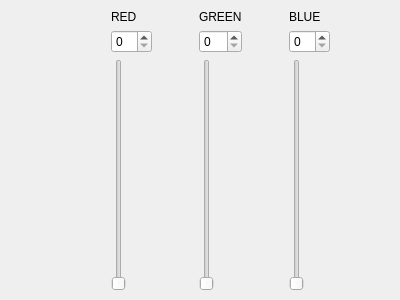
<?xml version="1.0" encoding="UTF-8"?>
<ui version="4.0">
 <class>WizardPage</class>
 <widget class="QWizardPage" name="WizardPage">
  <property name="geometry">
   <rect>
    <x>0</x>
    <y>0</y>
    <width>400</width>
    <height>300</height>
   </rect>
  </property>
  <property name="windowTitle">
   <string>WizardPage</string>
  </property>
  <widget class="QWidget" name="">
   <property name="geometry">
    <rect>
     <x>70</x>
     <y>10</y>
     <width>301</width>
     <height>281</height>
    </rect>
   </property>
   <layout class="QGridLayout" name="gridLayout">
    <item row="1" column="0">
     <widget class="QSpinBox" name="spinBox"/>
    </item>
    <item row="1" column="1">
     <widget class="QSpinBox" name="spinBox_2"/>
    </item>
    <item row="1" column="2">
     <widget class="QSpinBox" name="spinBox_3"/>
    </item>
    <item row="0" column="0">
     <widget class="QLabel" name="label">
      <property name="text">
       <string>RED</string>
      </property>
     </widget>
    </item>
    <item row="0" column="1">
     <widget class="QLabel" name="label_2">
      <property name="text">
       <string>GREEN</string>
      </property>
     </widget>
    </item>
    <item row="0" column="2">
     <widget class="QLabel" name="label_3">
      <property name="text">
       <string>BLUE</string>
      </property>
     </widget>
    </item>
    <item row="2" column="2">
     <widget class="QSlider" name="verticalSlider_3">
      <property name="orientation">
       <enum>Qt::Vertical</enum>
      </property>
     </widget>
    </item>
    <item row="2" column="0">
     <widget class="QSlider" name="verticalSlider">
      <property name="orientation">
       <enum>Qt::Vertical</enum>
      </property>
     </widget>
    </item>
    <item row="2" column="1">
     <widget class="QSlider" name="verticalSlider_2">
      <property name="orientation">
       <enum>Qt::Vertical</enum>
      </property>
     </widget>
    </item>
   </layout>
  </widget>
 </widget>
 <resources/>
 <connections>
  <connection>
   <sender>verticalSlider</sender>
   <signal>sliderMoved(int)</signal>
   <receiver>verticalSlider</receiver>
   <slot>setValue(int)</slot>
   <hints>
    <hint type="sourcelabel">
     <x>127</x>
     <y>281</y>
    </hint>
    <hint type="destinationlabel">
     <x>134</x>
     <y>289</y>
    </hint>
   </hints>
  </connection>
  <connection>
   <sender>verticalSlider</sender>
   <signal>valueChanged(int)</signal>
   <receiver>verticalSlider</receiver>
   <slot>setValue(int)</slot>
   <hints>
    <hint type="sourcelabel">
     <x>118</x>
     <y>277</y>
    </hint>
    <hint type="destinationlabel">
     <x>122</x>
     <y>277</y>
    </hint>
   </hints>
  </connection>
 </connections>
</ui>
